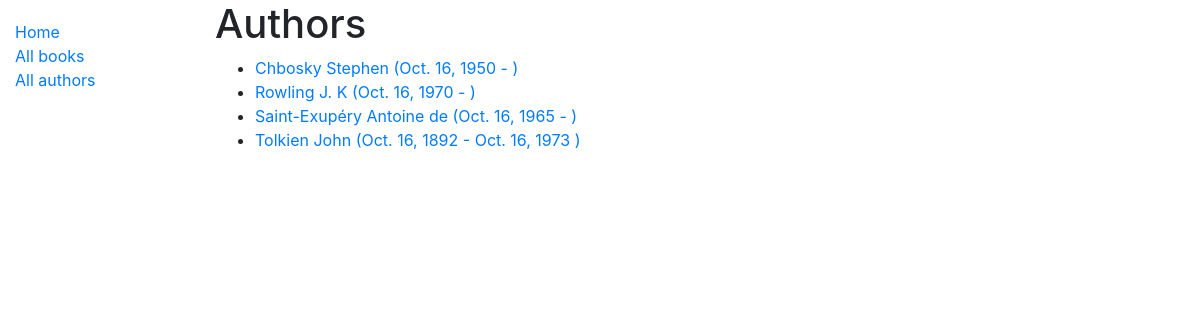
Screenshot of /catalog/authors/ with the database file from the repository.
### catalog/models.py (models this page shows, shortened)
class Author(models.Model):
    first_name = models.CharField(max_length=100)
    last_name = models.CharField(max_length=100)
    date_of_birth = models.DateField(null=True, blank=True)
    date_of_death = models.DateField('Died', null=True, blank=True)
    class Meta:
        ordering = ['last_name', 'first_name']

### catalog/views.py (the view)
# urls.py: path('authors/', views.AuthorListView.as_view(), name='authors'),
class AuthorListView(generic.ListView):
    model = Author
    template_name = 'author_list.html'

### catalog/templates/author_list.html
{% extends "base_generic.html" %}
{% block content %}
  <h1>Authors</h1>
  {% if author_list %}
  <ul>
    {% for object in object_list %}
      <li>
      <a href="{% url 'author-detail' pk=object.id %}"><span>{{object.last_name}} {{object.first_name}}</span>
        (<span>{{object.date_of_birth}} -</span>
        {% if object.date_of_death %}
            <span>{{object.date_of_death}}</span>
        {% endif %})</a>
      </li>
    {% endfor %}
  </ul>
  {% else %}
    <p>There are no authors.</p>
  {% endif %}
{% endblock %}

### rows the page displays
Author: last_name "Chbosky", first_name "Stephen", date_of_birth "Oct. 16, 1950"
Author: last_name "Rowling", first_name "J. K", date_of_birth "Oct. 16, 1970"
Author: last_name "Saint-Exupéry", first_name "Antoine de", date_of_birth "Oct. 16, 1965"
Author: last_name "Tolkien", first_name "John", date_of_birth "Oct. 16, 1892", date_of_death "Oct. 16, 1973"
